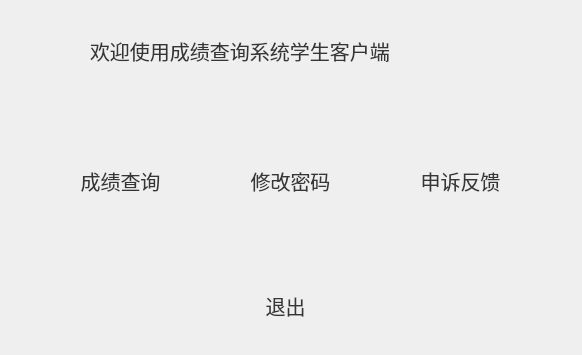
<?xml version="1.0" encoding="UTF-8"?>
<ui version="4.0">
 <class>Stu</class>
 <widget class="QWidget" name="Stu">
  <property name="geometry">
   <rect>
    <x>0</x>
    <y>0</y>
    <width>582</width>
    <height>355</height>
   </rect>
  </property>
  <property name="windowTitle">
   <string>Form</string>
  </property>
  <widget class="QLabel" name="label">
   <property name="geometry">
    <rect>
     <x>90</x>
     <y>30</y>
     <width>391</width>
     <height>41</height>
    </rect>
   </property>
   <property name="font">
    <font>
     <pointsize>15</pointsize>
    </font>
   </property>
   <property name="styleSheet">
    <string notr="true">color:rgb(54, 54, 54)</string>
   </property>
   <property name="text">
    <string>欢迎使用成绩查询系统学生客户端</string>
   </property>
  </widget>
  <widget class="QPushButton" name="pushButton">
   <property name="geometry">
    <rect>
     <x>60</x>
     <y>130</y>
     <width>121</width>
     <height>101</height>
    </rect>
   </property>
   <property name="font">
    <font>
     <pointsize>15</pointsize>
    </font>
   </property>
   <property name="styleSheet">
    <string notr="true">color:rgb(54, 54, 54)</string>
   </property>
   <property name="text">
    <string>成绩查询</string>
   </property>
   <property name="flat">
    <bool>true</bool>
   </property>
  </widget>
  <widget class="QPushButton" name="pushButton_2">
   <property name="geometry">
    <rect>
     <x>230</x>
     <y>130</y>
     <width>121</width>
     <height>101</height>
    </rect>
   </property>
   <property name="font">
    <font>
     <pointsize>15</pointsize>
    </font>
   </property>
   <property name="styleSheet">
    <string notr="true">color:rgb(54, 54, 54)</string>
   </property>
   <property name="text">
    <string>修改密码</string>
   </property>
   <property name="flat">
    <bool>true</bool>
   </property>
  </widget>
  <widget class="QPushButton" name="pushButton_3">
   <property name="geometry">
    <rect>
     <x>400</x>
     <y>130</y>
     <width>121</width>
     <height>101</height>
    </rect>
   </property>
   <property name="font">
    <font>
     <pointsize>15</pointsize>
    </font>
   </property>
   <property name="styleSheet">
    <string notr="true">color:rgb(54, 54, 54)</string>
   </property>
   <property name="text">
    <string>申诉反馈</string>
   </property>
   <property name="flat">
    <bool>true</bool>
   </property>
  </widget>
  <widget class="QPushButton" name="pushButton_4">
   <property name="geometry">
    <rect>
     <x>190</x>
     <y>280</y>
     <width>191</width>
     <height>51</height>
    </rect>
   </property>
   <property name="font">
    <font>
     <pointsize>15</pointsize>
    </font>
   </property>
   <property name="styleSheet">
    <string notr="true">color:rgb(54, 54, 54)</string>
   </property>
   <property name="text">
    <string>退出</string>
   </property>
   <property name="checkable">
    <bool>false</bool>
   </property>
   <property name="flat">
    <bool>true</bool>
   </property>
  </widget>
  <widget class="QLabel" name="label_2">
   <property name="geometry">
    <rect>
     <x>0</x>
     <y>0</y>
     <width>661</width>
     <height>361</height>
    </rect>
   </property>
   <property name="font">
    <font>
     <pointsize>15</pointsize>
    </font>
   </property>
   <property name="text">
    <string/>
   </property>
   <property name="pixmap">
    <pixmap resource="background.qrc">:/new/prefix1/img/u=1090361990,1723437033&amp;fm=253&amp;fmt=auto&amp;app=138&amp;f=JPG.webp</pixmap>
   </property>
  </widget>
  <zorder>label_2</zorder>
  <zorder>label</zorder>
  <zorder>pushButton</zorder>
  <zorder>pushButton_2</zorder>
  <zorder>pushButton_3</zorder>
  <zorder>pushButton_4</zorder>
 </widget>
 <resources>
  <include location="background.qrc"/>
 </resources>
 <connections/>
</ui>
